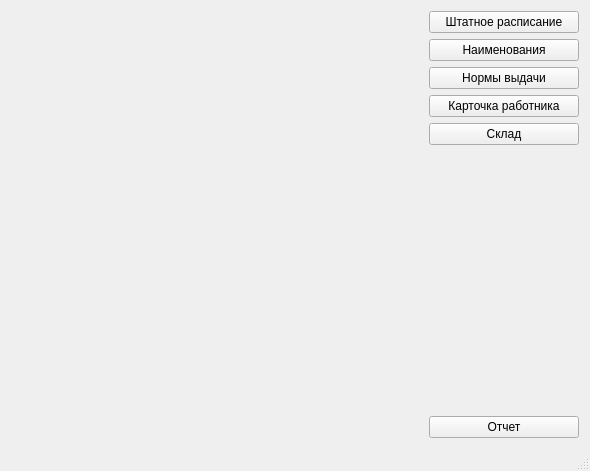
<?xml version="1.0" encoding="UTF-8"?>
<ui version="4.0">
 <class>MainWindow</class>
 <widget class="QMainWindow" name="MainWindow">
  <property name="geometry">
   <rect>
    <x>0</x>
    <y>0</y>
    <width>590</width>
    <height>471</height>
   </rect>
  </property>
  <property name="sizePolicy">
   <sizepolicy hsizetype="Fixed" vsizetype="Fixed">
    <horstretch>0</horstretch>
    <verstretch>0</verstretch>
   </sizepolicy>
  </property>
  <property name="minimumSize">
   <size>
    <width>590</width>
    <height>471</height>
   </size>
  </property>
  <property name="maximumSize">
   <size>
    <width>590</width>
    <height>471</height>
   </size>
  </property>
  <property name="windowTitle">
   <string>Учет спецодежды и СИЗ</string>
  </property>
  <property name="styleSheet">
   <string notr="true">QWidget#centralWidget {background-image: url(:/src/back.jpg);}</string>
  </property>
  <widget class="QWidget" name="centralWidget">
   <layout class="QVBoxLayout" name="verticalLayout">
    <item>
     <layout class="QHBoxLayout" name="horizontalLayout">
      <item>
       <spacer name="horizontalSpacer">
        <property name="orientation">
         <enum>Qt::Horizontal</enum>
        </property>
        <property name="sizeHint" stdset="0">
         <size>
          <width>40</width>
          <height>20</height>
         </size>
        </property>
       </spacer>
      </item>
      <item>
       <widget class="QPushButton" name="pbStaffList">
        <property name="minimumSize">
         <size>
          <width>150</width>
          <height>0</height>
         </size>
        </property>
        <property name="maximumSize">
         <size>
          <width>150</width>
          <height>16777215</height>
         </size>
        </property>
        <property name="text">
         <string>Штатное расписание</string>
        </property>
       </widget>
      </item>
     </layout>
    </item>
    <item>
     <layout class="QHBoxLayout" name="horizontalLayout_4">
      <item>
       <spacer name="horizontalSpacer_4">
        <property name="orientation">
         <enum>Qt::Horizontal</enum>
        </property>
        <property name="sizeHint" stdset="0">
         <size>
          <width>40</width>
          <height>20</height>
         </size>
        </property>
       </spacer>
      </item>
      <item>
       <widget class="QPushButton" name="pbNames">
        <property name="minimumSize">
         <size>
          <width>150</width>
          <height>0</height>
         </size>
        </property>
        <property name="maximumSize">
         <size>
          <width>150</width>
          <height>16777215</height>
         </size>
        </property>
        <property name="text">
         <string>Наименования</string>
        </property>
       </widget>
      </item>
     </layout>
    </item>
    <item>
     <layout class="QHBoxLayout" name="horizontalLayout_2">
      <item>
       <spacer name="horizontalSpacer_2">
        <property name="orientation">
         <enum>Qt::Horizontal</enum>
        </property>
        <property name="sizeHint" stdset="0">
         <size>
          <width>40</width>
          <height>20</height>
         </size>
        </property>
       </spacer>
      </item>
      <item>
       <widget class="QPushButton" name="pbNorm">
        <property name="minimumSize">
         <size>
          <width>150</width>
          <height>0</height>
         </size>
        </property>
        <property name="maximumSize">
         <size>
          <width>150</width>
          <height>16777215</height>
         </size>
        </property>
        <property name="text">
         <string>Нормы выдачи</string>
        </property>
       </widget>
      </item>
     </layout>
    </item>
    <item>
     <layout class="QHBoxLayout" name="horizontalLayout_3">
      <item>
       <spacer name="horizontalSpacer_3">
        <property name="orientation">
         <enum>Qt::Horizontal</enum>
        </property>
        <property name="sizeHint" stdset="0">
         <size>
          <width>40</width>
          <height>20</height>
         </size>
        </property>
       </spacer>
      </item>
      <item>
       <widget class="QPushButton" name="pbEmplCard">
        <property name="minimumSize">
         <size>
          <width>150</width>
          <height>0</height>
         </size>
        </property>
        <property name="maximumSize">
         <size>
          <width>150</width>
          <height>16777215</height>
         </size>
        </property>
        <property name="text">
         <string>Карточка работника</string>
        </property>
       </widget>
      </item>
     </layout>
    </item>
    <item>
     <layout class="QHBoxLayout" name="horizontalLayout_5">
      <item>
       <spacer name="horizontalSpacer_5">
        <property name="orientation">
         <enum>Qt::Horizontal</enum>
        </property>
        <property name="sizeHint" stdset="0">
         <size>
          <width>40</width>
          <height>20</height>
         </size>
        </property>
       </spacer>
      </item>
      <item>
       <widget class="QPushButton" name="pbStock">
        <property name="minimumSize">
         <size>
          <width>150</width>
          <height>0</height>
         </size>
        </property>
        <property name="maximumSize">
         <size>
          <width>150</width>
          <height>16777215</height>
         </size>
        </property>
        <property name="text">
         <string>Склад</string>
        </property>
       </widget>
      </item>
     </layout>
    </item>
    <item>
     <spacer name="verticalSpacer">
      <property name="orientation">
       <enum>Qt::Vertical</enum>
      </property>
      <property name="sizeHint" stdset="0">
       <size>
        <width>20</width>
        <height>40</height>
       </size>
      </property>
     </spacer>
    </item>
    <item>
     <layout class="QHBoxLayout" name="horizontalLayout_6">
      <item>
       <spacer name="horizontalSpacer_6">
        <property name="orientation">
         <enum>Qt::Horizontal</enum>
        </property>
        <property name="sizeHint" stdset="0">
         <size>
          <width>40</width>
          <height>20</height>
         </size>
        </property>
       </spacer>
      </item>
      <item>
       <widget class="QPushButton" name="pbReport">
        <property name="minimumSize">
         <size>
          <width>150</width>
          <height>0</height>
         </size>
        </property>
        <property name="maximumSize">
         <size>
          <width>150</width>
          <height>16777215</height>
         </size>
        </property>
        <property name="text">
         <string>Отчет</string>
        </property>
       </widget>
      </item>
     </layout>
    </item>
   </layout>
  </widget>
  <widget class="QMenuBar" name="menuBar">
   <property name="geometry">
    <rect>
     <x>0</x>
     <y>0</y>
     <width>590</width>
     <height>18</height>
    </rect>
   </property>
  </widget>
  <widget class="QStatusBar" name="statusBar"/>
 </widget>
 <layoutdefault spacing="6" margin="11"/>
 <resources/>
 <connections/>
</ui>
